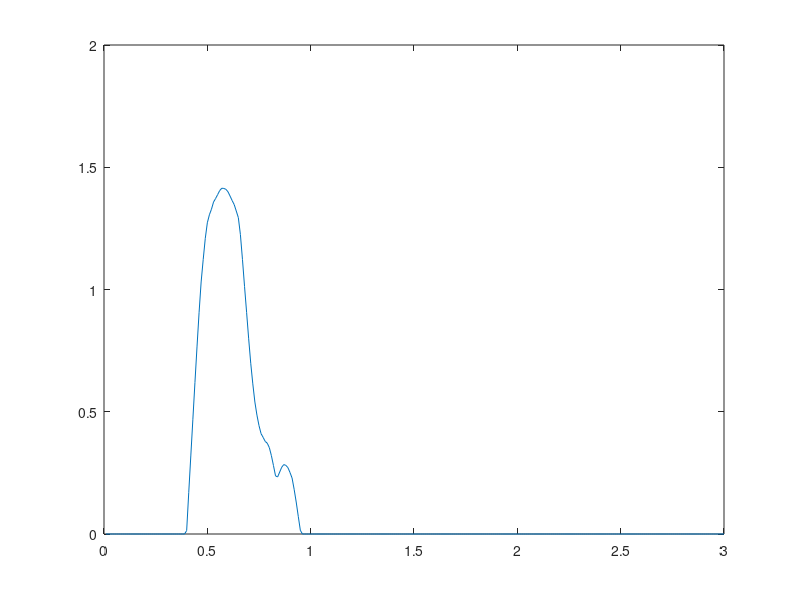

The MATLAB source for this figure:
clc;
clear;
close all;

N = 100;
M = 100;



num_test = 1;

% for pp=1:num_test
% rng(3);
B = (rand(N,M));
% B = ones(N,M);

% B= [1  1 1; 0.8 0.8 0.8; 0.8 0.8 0.8]
% B(1,:) = B(1,:)*2;
kk=1;
for lambda = 0.01:0.01:3


shrink = @(u,ll) sign(u).*max(abs(u)-ll,0);

for ii=1:N
    A_sur(ii,:) = shrink(B(ii,:),lambda);
    costo(ii) = norm(A_sur(ii,:),1);
end
[tau,ind] = max(costo);


[~,jj] = max(sum(abs(B),2));

tau2 = norm(shrink(B(jj,:),lambda),1);
error(kk) = tau-tau2;
disp(error)
kk=kk+1;
end
plot(0.01:0.01:3,error)